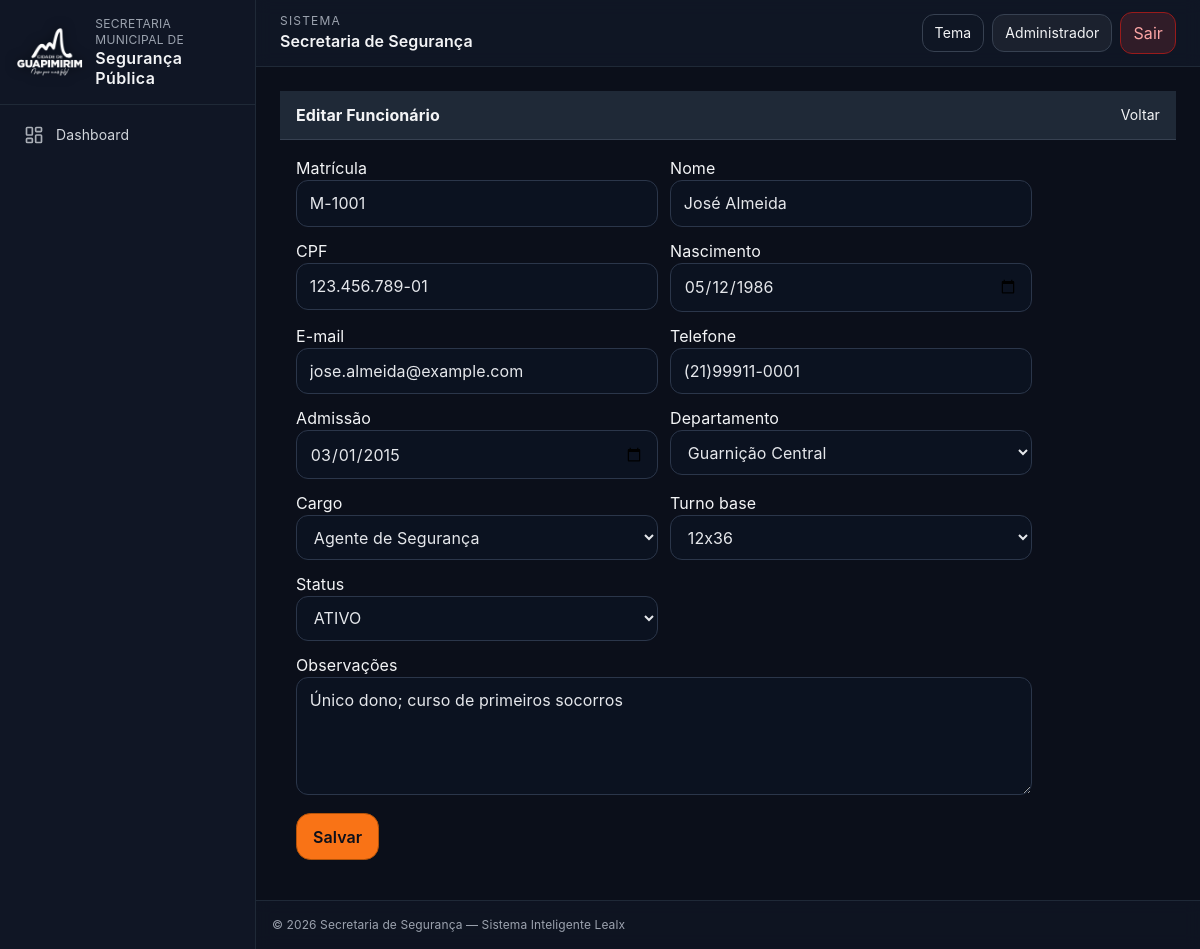
Page /modules/employees/edit.php?id=1 (signed in) on the committed database.
### tables this page shows
CREATE TABLE `employees` (
  `id` int(11) NOT NULL,
  `registration` varchar(40) NOT NULL,
  `name` varchar(150) NOT NULL,
  `cpf` varchar(14) DEFAULT NULL,
  `birth_date` date DEFAULT NULL,
  `email` varchar(160) DEFAULT NULL,
  `phone` varchar(20) DEFAULT NULL,
  `hire_date` date DEFAULT NULL,
  `department_id` int(11) DEFAULT NULL,
  `position_id` int(11) DEFAULT NULL,
  `base_shift` enum('12x36','24x72') NOT NULL DEFAULT '12x36',
  `status` enum('ATIVO','AFASTADO','LICENCA','FERIAS','INATIVO') DEFAULT 'ATIVO',
  `notes` text DEFAULT NULL,
  `created_at` datetime DEFAULT current_timestamp(),
  `updated_at` datetime DEFAULT NULL,
  `photo` varchar(255) DEFAULT NULL
);

CREATE TABLE `departments` (
  `id` int(11) NOT NULL,
  `name` varchar(100) NOT NULL,
  `acronym` varchar(20) DEFAULT NULL
);

CREATE TABLE `positions` (
  `id` int(11) NOT NULL,
  `name` varchar(100) NOT NULL
);

### core/utils.php (called while the page is built, shortened)
<?php
function h($v){ return htmlspecialchars((string)$v, ENT_QUOTES, 'UTF-8'); }

### modules/employees/edit.php (the view, shortened to what this page needs)
<?php
require __DIR__.'/../../core/utils.php';
require __DIR__.'/../../inc/header.php';
$id = (int)($_GET['id'] ?? 0);
$st = $pdo->prepare("SELECT * FROM employees WHERE id=?");
$st->execute([$id]);
$e = $st->fetch(); if(!$e){ http_response_code(404); exit('Não encontrado'); }
$deps = $pdo->query("SELECT id,name FROM departments ORDER BY name")->fetchAll();
$pos  = $pdo->query("SELECT id,name FROM positions ORDER BY name")->fetchAll();
?>
<!doctype html><html lang="pt-BR"><head>
<script src="https://cdn.tailwindcss.com"></script>
<link rel="stylesheet" href="/assets/css/app.css">
</head><body class="bg-gray-900 text-gray-100">
<header class="px-4 py-3 border-b border-gray-700 flex items-center justify-between bg-gray-800">
  <h1 class="font-bold">Editar Funcionário</h1>
  <nav class="space-x-3 text-sm">
    <a href="/modules/employees/" class="hover:text-orange-400">Voltar</a>
  </nav>
</header>
<main class="p-4 max-w-3xl">
  <form method="post" class="grid gap-3 md:grid-cols-2">
    <div><label>Matrícula</label><input name="registration" required class="input" value="<?=h($e['registration'])?>"></div>
    <div><label>Nome</label><input name="name" required class="input" value="<?=h($e['name'])?>"></div>
    <div><label>CPF</label><input name="cpf" class="input" value="<?=h($e['cpf'])?>"></div>
    <div><label>Nascimento</label><input type="date" name="birth_date" class="input" value="<?=h($e['birth_date'])?>"></div>
    <div><label>E-mail</label><input type="email" name="email" class="input" value="<?=h($e['email'])?>"></div>
    <div><label>Telefone</label><input name="phone" class="input" value="<?=h($e['phone'])?>"></div>
    <div><label>Admissão</label><input type="date" name="hire_date" class="input" value="<?=h($e['hire_date'])?>"></div>
    <div><label>Departamento</label>
      <select name="department_id" class="select"><option value="">—</option>
        <?php foreach($deps as $d): ?><option value="<?=h($d['id'])?>" <?= $e['department_id']==$d['id']?'selected':'' ?>><?=h($d['name'])?></option><?php endforeach; ?>
      </select>
    </div>
    <div><label>Cargo</label>
      <select name="position_id" class="select"><option value="">—</option>
        <?php foreach($pos as $p): ?><option value="<?=h($p['id'])?>" <?= $e['position_id']==$p['id']?'selected':'' ?>><?=h($p['name'])?></option><?php endforeach; ?>
      </select>
    </div>
    <div><label>Turno base</label>
      <select name="base_shift" class="select">
        <?php foreach(['Adm','12x36','24x72','Outro'] as $opt): ?>
          <option <?= $e['base_shift']===$opt?'selected':'' ?>><?= $opt ?></option>
        <?php endforeach; ?>
      </select>
    </div>
    <div><label>Status</label>
      <select name="status" class="select">
        <?php foreach(['ATIVO','AFASTADO','LICENCA','FERIAS','INATIVO'] as $opt): ?>
          <option <?= $e['status']===$opt?'selected':'' ?>><?= $opt ?></option>
        <?php endforeach; ?>
      </select>
    </div>
    <div class="md:col-span-2"><label>Observações</label><textarea name="notes" class="input" rows="4"><?=h($e['notes'])?></textarea></div>
    <div class="md:col-span-2"><button class="btn">Salvar</button></div>
  </form>
</main>
</body></html>
<?php require __DIR__.'/../../inc/footer.php'; ?>

### assets/css/app.css (style rules this page uses)
:root { --accent:#f97316; }
body { font-family:system-ui,-apple-system,Segoe UI,Roboto,Ubuntu;letter-spacing:.1px }
a { transition:color .2s ease }
.btn { background:var(--accent);padding:.6rem 1rem;border-radius:12px }
.input { background:#0b1220;border:1px solid #374151;color:#e5e7eb;padding:.5rem;border-radius:.5rem;width:100% }
.select { background:#0b1220;border:1px solid #374151;color:#e5e7eb;padding:.5rem;border-radius:.5rem;width:100% }
:root { --ring: 0 0% 100%; }
* { outline:0 }
html,body { scroll-behavior:smooth }
body { font-family:Inter,system-ui,-apple-system,Segoe UI,Roboto,Ubuntu }
.input, .select, textarea { width:100%; padding:.65rem .8rem; border-radius:.75rem; background:#0b1220; color:#e5e7eb; border:1px solid #2b364a }
.btn { display:inline-flex; align-items:center; justify-content:center; gap:.5rem; padding:.65rem 1rem; border-radius:.9rem; font-weight:600; background:#f97316; color:#0b0f1a; border:1px solid #b45309 }

### rows in the picture
employees: registration "M-1001", name "José Almeida", cpf "123.456.789-01", birth_date "05/12/1986", email "jose.almeida@example.com", phone "(21)99911-0001", hire_date "03/01/2015", department_id "Guarnição Central", position_id "Agente de Segurança", base_shift "12x36", status "ATIVO", notes "Único dono; curso de primeiros socorros"

### other values in the picture
$label "Dashboard"
$uname "Administrador"
